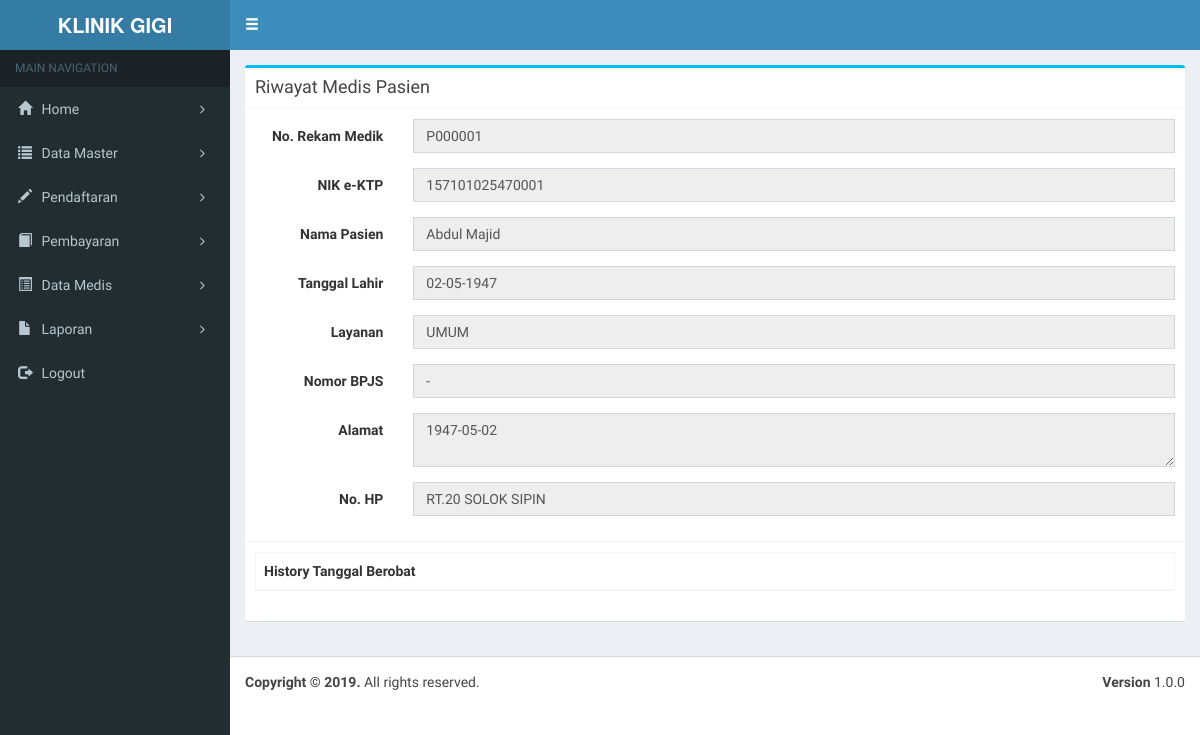
The app's page /index.php?page=history&id=1 (signed in) with its own data.
### tables this page shows
CREATE TABLE `pasien` (
  `id_pasien` int(4) NOT NULL AUTO_INCREMENT,
  `no_rm` varchar(21) NOT NULL,
  `no_kk` varchar(20) DEFAULT NULL,
  `nik` varchar(20) DEFAULT NULL,
  `nama` varchar(55) DEFAULT NULL,
  `tgl_lhr` date DEFAULT NULL,
  `jk` varchar(20) DEFAULT NULL,
  `alamat` text DEFAULT NULL,
  `layanan` varchar(10) DEFAULT NULL,
  `no_hp` varchar(15) DEFAULT NULL,
  `ket` varchar(55) DEFAULT NULL,
  PRIMARY KEY (`no_rm`),
  KEY `id_pasien` (`id_pasien`)
);

### history.php (the view, shortened to what this page needs)
<?php
if(isset($_GET['id']))
{
	$data=mysqli_fetch_row(mysqli_query($con,"select * from pasien where id_pasien='".$_GET['id']."'"));
$tgl=explode("-",$data[5]);
}
?>
<div class="row">
	<div class="col-md-12">
		<div class="box box-info">
			<div class="box-header with-border">
				<h3 class="box-title">Riwayat Medis Pasien</h3>
			</div>
			<form class="form-horizontal" method="post">
				<div class="box-body">
					<div class="form-group">
						<label for="dua" class="col-sm-2 control-label">No. Rekam Medik</label>
						<div class="col-sm-10">
							<input type="text" required value="<?php echo isset($data[1])?$data[1]:''; ?>" name="norm" class="form-control" id="dua" placeholder="Nomor Rekam Medik" disabled>
						</div>
					</div>
					<div class="form-group">
						<label for="dua" class="col-sm-2 control-label">NIK e-KTP</label>
						<div class="col-sm-10">
							<input type="text" required value="<?php echo isset($data[3])?$data[3]:''; ?>" name="nik" class="form-control" id="dua" placeholder="nama pasien" disabled>
						</div>
					</div>
					<div class="form-group">
						<label for="dua" class="col-sm-2 control-label">Nama Pasien</label>
						<div class="col-sm-10">
							<input type="text" required value="<?php echo isset($data[4])?$data[4]:''; ?>" name="nama" class="form-control" id="dua" placeholder="nama pasien" disabled>
						</div>
					</div>
					<div class="form-group">
						<label for="dua" class="col-sm-2 control-label">Tanggal Lahir</label>
						<div class="col-sm-10">
							<input type="text" required value="<?php echo isset($_GET['id'])?"$tgl[2]-$tgl[1]-$tgl[0]":""; ?>" name="nama" class="form-control" id="dua" placeholder="nama pasien" disabled>
						</div>
					</div>
					<div class="form-group">
						<label for="dua" class="col-sm-2 control-label">Layanan</label>
						<div class="col-sm-10">
							<input type="text" required value="<?php echo isset($data[8])?$data[8]:''; ?>" name="ly" class="form-control" id="dua" placeholder="nama pasien" disabled>
						</div>
					</div>
					<div class="form-group">
						<label for="dua" class="col-sm-2 control-label">Nomor BPJS</label>
						<div class="col-sm-10">
							<input type="text" required value="<?php echo isset($data[9])?$data[9]:''; ?>" name="nobpjs" class="form-control" id="dua" placeholder="nomor bpjs" disabled>
						</div>
					</div>
					<div class="form-group">
						<label for="tiga" class="col-sm-2 control-label">Alamat</label>
						<div class="col-sm-10">
							<textarea name="alamat" rows="2" cols="10" class="form-control" disabled><?php echo isset($data[7])?$data[5]:''; ?></textarea>
						</div>
					</div>
					<div class="form-group">
						<label for="dua" class="col-sm-2 control-label">No. HP</label>
						<div class="col-sm-10">
							<input type="text" required value="<?php echo isset($data[7])?$data[7]:''; ?>" name="no_hp" class="form-control" id="dua" placeholder="nomor hp" disabled>
						</div>
					</div>
				</div>
				<div class="box-footer">
				<table id="example1" class="table table-bordered table-striped">
					<thead>
						<tr>
							<th>History Tanggal Berobat</th>
						</tr>
					</thead>
				</table>
				</div>
			</form>
		</div>
	</div>
</div>

### records on screen
pasien: norm "P000001", nik "157101025470001", nama "Abdul Majid", nama "02-05-1947", ly "UMUM", nobpjs "-", alamat "1947-05-02", no_hp "RT.20 SOLOK SIPIN"
